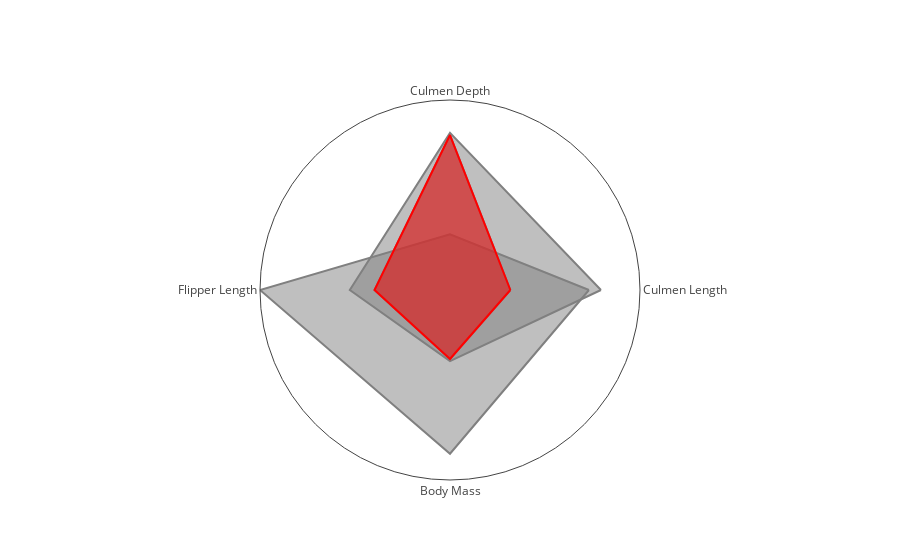

The cell this chart's notebook holds for it:
### Code cell
fig = go.Figure()

for species in ['Adelie', 'Chinstrap', 'Gentoo']:
    df_subset = df_grouped.loc[df_grouped.Species == species]
    r_subset = list(df_subset.reset_index().iloc[0,2:]) + [df_subset.reset_index().iloc[0,2]]
    fig.add_trace(go.Scatterpolar(r = r_subset, theta = [0,90,180,270,0], mode = 'lines', line = {'color': 'grey'}, showlegend = False, fill = 'toself'))
fig.add_trace(go.Scatterpolar(r = r_species, theta = [0,90,180,270,0], mode = 'lines', line = {'color': 'red'}, showlegend = False, fill = 'toself'))

fig.update_layout(polar = {'radialaxis': {'showgrid': False, 'ticks': '', 'tickvals': [0], 'ticktext': [''], 'showline': False},
    'angularaxis': {'showgrid': False, 'ticks': '', 'tickvals': [0,90,180,270], 'ticktext': attributes}})
fig.update_layout(template = None)

fig.show()

### Figure 1 — Plotly figure (JSON) as saved in the notebook; plotly's stock layout.template omitted (floating-point values rounded to 4 significant figures)
{"data": [{"fill": "toself", "line": {"color": "grey"}, "mode": "lines", "r": [0.2433, 0.6246, 0.3043, 0.278, 0.2433], "showlegend": false, "theta": [0, 90, 180, 270, 0], "type": "scatterpolar"}, {"fill": "toself", "line": {"color": "grey"}, "mode": "lines", "r": [0.6085, 0.6334, 0.4038, 0.287, 0.6085], "showlegend": false, "theta": [0, 90, 180, 270, 0], "type": "scatterpolar"}, {"fill": "toself", "line": {"color": "grey"}, "mode": "lines", "r": [0.5602, 0.2241, 0.7659, 0.66, 0.5602], "showlegend": false, "theta": [0, 90, 180, 270, 0], "type": "scatterpolar"}, {"fill": "toself", "line": {"color": "red"}, "mode": "lines", "r": [0.2433, 0.6246, 0.3043, 0.278, 0.2433], "showlegend": false, "theta": [0, 90, 180, 270, 0], "type": "scatterpolar"}], "layout": {"polar": {"angularaxis": {"showgrid": false, "ticks": "", "ticktext": ["Culmen Length", "Culmen Depth", "Flipper Length", "Body Mass"], "tickvals": [0, 90, 180, 270]}, "radialaxis": {"showgrid": false, "showline": false, "ticks": "", "ticktext": [""], "tickvals": [0]}}}}
